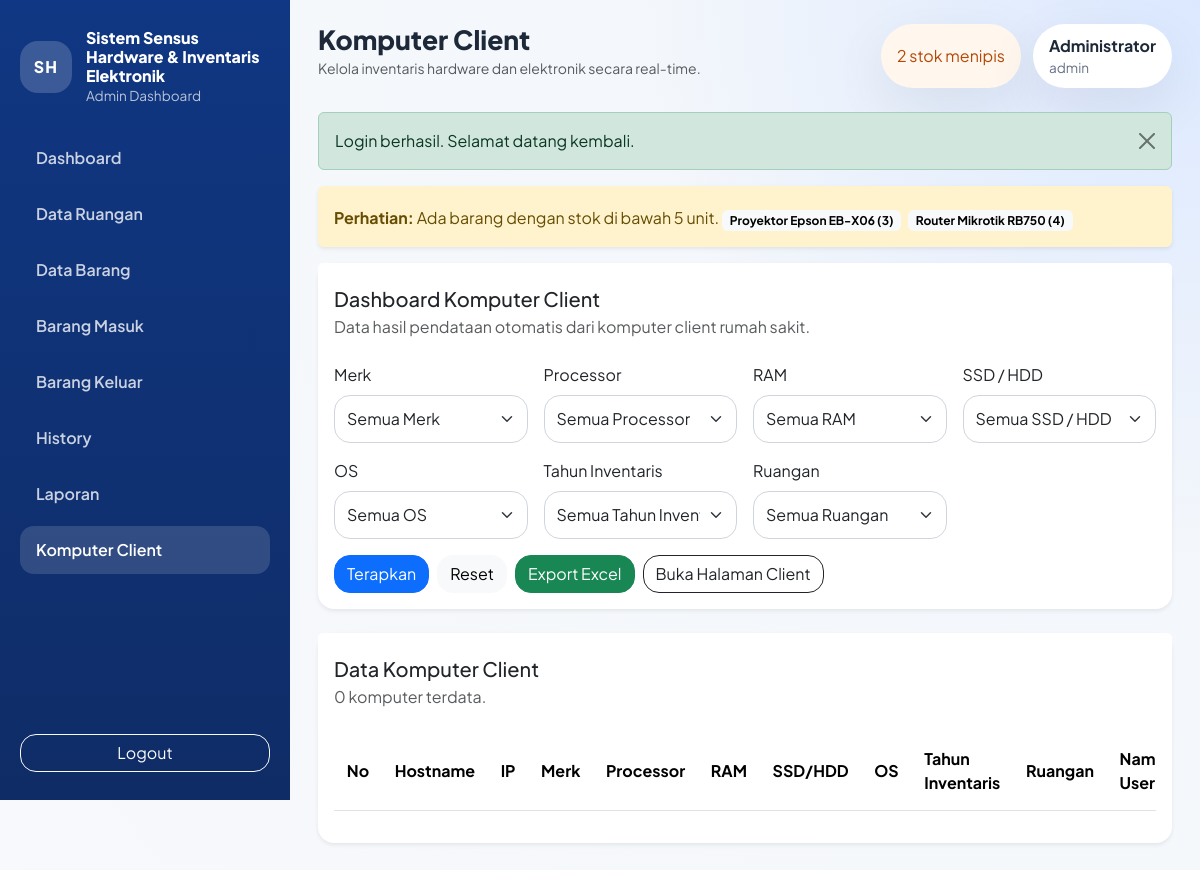
Page /modules/komputer/index.php (signed in) on the committed database.
### tables this page shows
CREATE TABLE barang (
    id INT AUTO_INCREMENT PRIMARY KEY,
    kode_barang VARCHAR(50) NOT NULL UNIQUE,
    nama_barang VARCHAR(150) NOT NULL,
    ruangan_id INT NULL,
    tahun_inventaris YEAR NOT NULL,
    qty INT NOT NULL DEFAULT 0,
    kondisi ENUM('Baik', 'Rusak', 'Perbaikan') NOT NULL DEFAULT 'Baik',
    keterangan TEXT NULL,
    created_at TIMESTAMP DEFAULT CURRENT_TIMESTAMP,
    CONSTRAINT fk_barang_ruangan FOREIGN KEY (ruangan_id) REFERENCES ruangan(id) ON UPDATE CASCADE
);

### includes/helpers.php (called while the page is built, shortened)
<?php
function url(string $path = ''): string
{
    $path = ltrim($path, '/');
    return BASE_URL . ($path !== '' ? '/' . $path : '');
}
function e(?string $value): string
{
    return htmlspecialchars((string) $value, ENT_QUOTES, 'UTF-8');
}
function get_flash(): ?array
{
    $flash = $_SESSION['flash'];
    return $flash;
}
function current_path(): string
{
    return str_replace('\\', '/', $_SERVER['PHP_SELF'] ?? '');
}
function is_active_menu(string $needle): bool
{
    return str_contains(current_path(), $needle);
}
function fetch_all(PDO $pdo, string $sql, array $params = []): array
{
    $statement = $pdo->prepare($sql);
    $statement->execute($params);
    return $statement->fetchAll();
}
function get_low_stock_items(PDO $pdo, int $limit = 5): array
{
    return fetch_all(
        $pdo,
        'SELECT b.nama_barang, b.qty
         FROM barang b
         WHERE b.qty < 5
         ORDER BY b.qty ASC, b.nama_barang ASC
         LIMIT ' . (int) $limit
    );
}

### includes/auth.php (called while the page is built, shortened)
<?php
function current_user(): ?array
{
    return $_SESSION['user'] ?? null;
}

### includes/layout_top.php (the view, shortened to what this page needs)
<?php
$pageTitle = $pageTitle ?? APP_NAME;
$lowStockItems = get_low_stock_items($pdo);
$currentUser = current_user();
$flash = get_flash();
?><!doctype html>
<html lang="id">
<head>
    <link href="https://cdn.jsdelivr.net/npm/bootstrap@5.3.3/dist/css/bootstrap.min.css" rel="stylesheet">
    <link href="https://cdn.datatables.net/1.13.8/css/dataTables.bootstrap5.min.css" rel="stylesheet">
    <link href="https://cdn.datatables.net/responsive/2.5.0/css/responsive.bootstrap5.min.css" rel="stylesheet">
    <link href="<?= e(url('assets/css/style.css')); ?>" rel="stylesheet">
</head>
<body>
    <div class="app-shell">
        <aside class="sidebar d-none d-xl-flex flex-column">
            <div class="sidebar-brand">
                <div class="brand-mark">SH</div>
                <div>
                    <h1><?= e(APP_NAME); ?></h1>
                    <p>Admin Dashboard</p>
                </div>
            </div>
            <nav class="nav flex-column sidebar-nav">
                <a class="nav-link <?= is_active_menu('/modules/dashboard/') ? 'active' : ''; ?>" href="<?= e(url('modules/dashboard/index.php')); ?>">Dashboard</a>
                <a class="nav-link <?= is_active_menu('/modules/ruangan/') ? 'active' : ''; ?>" href="<?= e(url('modules/ruangan/index.php')); ?>">Data Ruangan</a>
                <a class="nav-link <?= is_active_menu('/modules/barang/') ? 'active' : ''; ?>" href="<?= e(url('modules/barang/index.php')); ?>">Data Barang</a>
                <a class="nav-link <?= is_active_menu('/modules/transaksi/masuk.php') ? 'active' : ''; ?>" href="<?= e(url('modules/transaksi/masuk.php')); ?>">Barang Masuk</a>
                <a class="nav-link <?= is_active_menu('/modules/transaksi/keluar.php') ? 'active' : ''; ?>" href="<?= e(url('modules/transaksi/keluar.php')); ?>">Barang Keluar</a>
                <a class="nav-link <?= is_active_menu('/modules/transaksi/history.php') ? 'active' : ''; ?>" href="<?= e(url('modules/transaksi/history.php')); ?>">History</a>
                <a class="nav-link <?= is_active_menu('/modules/laporan/') ? 'active' : ''; ?>" href="<?= e(url('modules/laporan/index.php')); ?>">Laporan</a>
                <a class="nav-link <?= is_active_menu('/modules/komputer/') ? 'active' : ''; ?>" href="<?= e(url('modules/komputer/index.php')); ?>">Komputer Client</a>
            </nav>
            <a href="<?= e(url('logout.php')); ?>" class="btn btn-outline-light mt-auto">Logout</a>
        </aside>
        <div class="content-wrapper">
            <header class="topbar">
                <div class="d-flex align-items-center gap-3">
                    <div>
                        <h2 class="mb-0"><?= e($pageTitle); ?></h2>
                        <small class="text-muted">Kelola inventaris hardware dan elektronik secara real-time.</small>
                    </div>
                </div>
                <div class="topbar-meta">
                    <div class="alert-pill <?= $lowStockItems ? 'alert-low' : 'alert-safe'; ?>">
                        <?= $lowStockItems ? count($lowStockItems) . ' stok menipis' : 'Stok aman'; ?>
                    </div>
                    <div class="user-pill">
                        <strong><?= e($currentUser['nama'] ?? 'Admin'); ?></strong>
                        <span><?= e($currentUser['username'] ?? '-'); ?></span>
                    </div>
                </div>
            </header>
            <main class="page-content">
                <?php if ($flash): ?>
                    <div class="alert alert-<?= e($flash['type']); ?> alert-dismissible fade show">
                        <?= e($flash['message']); ?>
                        <button type="button" class="btn-close" data-bs-dismiss="alert"></button>
                    </div>
                <?php endif; ?>
                <?php if ($lowStockItems): ?>
                    <div class="alert alert-warning border-0 shadow-sm">
                        <strong>Perhatian:</strong> Ada barang dengan stok di bawah 5 unit.
                        <?php foreach ($lowStockItems as $item): ?>
                            <span class="badge text-bg-light me-1 mt-2"><?= e($item['nama_barang']); ?> (<?= e($item['qty']); ?>)</span>
                        <?php endforeach; ?>
                    </div>
                <?php endif; ?>

### assets/css/style.css (style rules this page uses)
:root { --bg-main: #f4f7fb; --bg-sidebar: linear-gradient(180deg, #103783 0%, #0f2c66 100%); --primary: #1b63ff; --primary-soft: #eaf1ff; --text-main: #1d2939; --text-soft: #667085; --border-soft: #e4e7ec; --card-shadow: 0 18px 55px rgba(16, 24, 40, 0.08); }
* { box-sizing: border-box; }
body { font-family: 'Plus Jakarta Sans', sans-serif; background: radial-gradient(circle at top right, #dbe8ff 0%, #f4f7fb 38%, #f7f9fc 100%); color: var(--text-main); overflow-x: hidden; }
.form-control, .form-select, .btn, .card, .modal-content { border-radius: 1rem; }
.app-shell { min-height: 100vh; display: flex; }
.sidebar { width: 290px; padding: 28px 20px; background: var(--bg-sidebar); color: #fff; position: sticky; top: 0; height: 100vh; }
.sidebar-brand { display: flex; gap: 14px; align-items: center; margin-bottom: 28px; }
.brand-mark { width: 52px; height: 52px; border-radius: 18px; display: grid; place-items: center; background: rgba(255, 255, 255, 0.18); font-weight: 800; letter-spacing: 0.08em; flex-shrink: 0; }
.sidebar-brand h1 { font-size: 1rem; margin: 0; font-weight: 800; }
.sidebar-brand p { margin: 0; color: rgba(255, 255, 255, 0.7); font-size: 0.85rem; }
.sidebar-nav { gap: 8px; }
.sidebar-nav .nav-link { color: rgba(255, 255, 255, 0.78); padding: 12px 16px; border-radius: 14px; font-weight: 600; }
.sidebar-nav .nav-link:hover, .sidebar-nav .nav-link.active { color: #fff; background: rgba(255, 255, 255, 0.14); }
.content-wrapper { flex: 1; min-width: 0; }
.topbar { padding: 24px 28px 0; display: flex; justify-content: space-between; align-items: flex-start; gap: 16px; flex-wrap: wrap; }
.topbar h2 { font-size: 1.65rem; font-weight: 800; }
.topbar-meta { display: flex; gap: 12px; flex-wrap: wrap; }
.alert-pill, .user-pill { border-radius: 999px; padding: 10px 16px; background: #fff; box-shadow: var(--card-shadow); display: flex; align-items: center; gap: 8px; }
.alert-low { color: #b54708; background: #fff7ed; }
.user-pill { flex-direction: column; align-items: flex-start; gap: 0; }
.user-pill span { color: var(--text-soft); font-size: 0.85rem; }
.page-content { padding: 24px 28px 28px; }

### rows in the picture
barang: nama_barang "Proyektor Epson EB-X06", qty "3"
barang: nama_barang "Router Mikrotik RB750", qty "4"

### other values in the picture
APP_NAME "Sistem Sensus Hardware & Inventaris Elektronik"
$pageTitle "Komputer Client"
count($lowStockItems) "2"
$currentUser['nama'] "Administrator"
$currentUser['username'] "admin"
$flash['message'] "Login berhasil. Selamat datang kembali."
$label "Merk"
$label "Processor"
$label "RAM"
$label "SSD / HDD"
$label "OS"
$label "Tahun Inventaris"
$label "Ruangan"
count($computers) "0"
